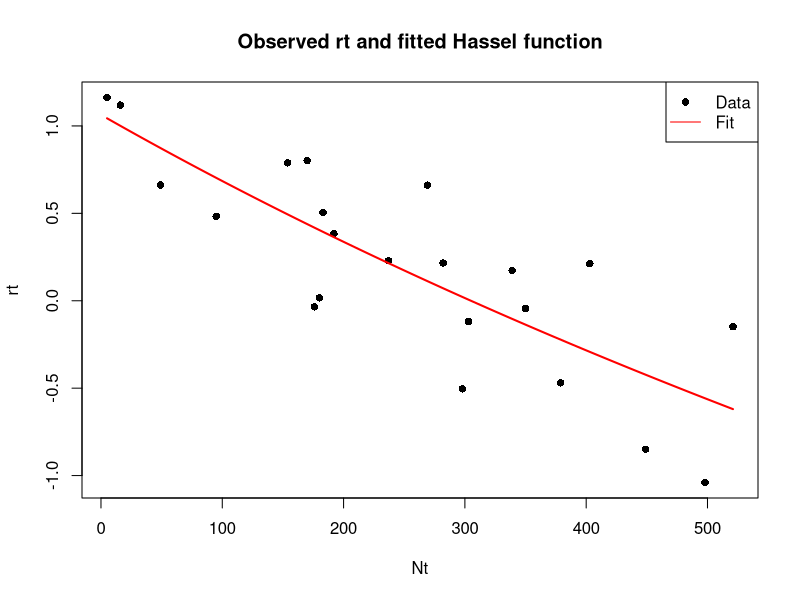

The R script that drew this image:
# Using the Hassel model to predict population growth for the Ringlets data

rm(list = ls())
dat <- read.csv("datasets/ringlets.csv")

# Remove the first data point - outlier
dat = dat[-1,]

nt <- dat$N[1:22]
nt_plus1 <- dat$N[2:23]

rt=log(nt_plus1/nt)

rt_fit = nls(rt ~ log(lambda) - b*log(1 + a*nt), data = list(nt=nt),
             start = list(lambda=1.1,a=0.001,b=1))
summary(rt_fit)

AIC(rt_fit) # AIC score: 21.3

# Plot model prediction against observed values
lambda_hat <- coef(rt_fit)["lambda"]
a_hat  <- coef(rt_fit)["a"]
b_hat  <- coef(rt_fit)["b"]

Nt_grid <- seq(min(nt), max(nt), length.out = 200)
rt_pred <- log(lambda_hat) - b_hat*log(1 + a_hat*Nt_grid)

plot(nt, rt, pch=16, col="black",
     xlab="Nt", ylab="rt",
     main="Observed rt and fitted Hassel function")
lines(Nt_grid, rt_pred, col="red", lwd=2)
legend("topright", legend=c("Data","Fit"), 
       col=c("black","red"), pch=c(16,NA), lty=c(NA,1))




